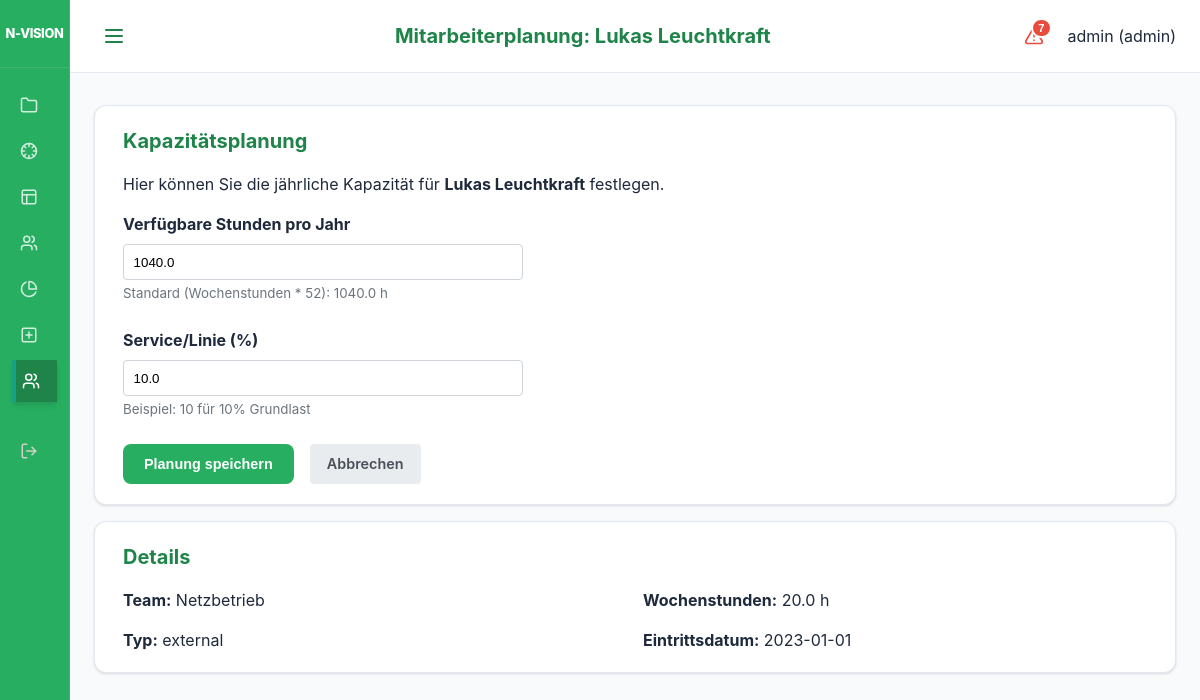
The page /ui/employees/1/plan (signed in) on the database its author committed.
### models.py (models this page shows)
class User(Base):
    __tablename__ = "users"
    id = Column(Integer, primary_key=True, index=True)
    username = Column(String, unique=True, index=True)
    hashed_password = Column(String)
    role = Column(Enum(UserRole), default=UserRole.EMPLOYEE)
    employee_id = Column(Integer, ForeignKey("employees.id"), nullable=True)
    is_active = Column(Boolean, default=True)
    employee = relationship("Employee", back_populates="user")

class Employee(Base):
    __tablename__ = "employees"
    id = Column(Integer, primary_key=True, index=True)
    name = Column(String, index=True)
    type = Column(Enum(ResourceType), default=ResourceType.INTERNAL)
    role_id = Column(Integer, ForeignKey("roles.id"))
    team_id = Column(Integer, ForeignKey("teams.id"))
    weekly_hours = Column(Float, default=40.0)
    annual_hours_target = Column(Float, nullable=True) # Neuer Wert für Jahresplanung
    employment_start = Column(Date)
    employment_end = Column(Date, nullable=True)
    role = relationship("Role", back_populates="employees")
    team = relationship("Team", back_populates="employees")
    staffings = relationship("Staffing", back_populates="employee")
    service_allocations = relationship("ServiceAllocation", back_populates="employee")
    absences = relationship("Absence", back_populates="employee")
    user = relationship("User", back_populates="employee", uselist=False)
    bookings = relationship("Booking", back_populates="employee")

class ServiceAllocation(Base):
    __tablename__ = "service_allocations"
    id = Column(Integer, primary_key=True, index=True)
    employee_id = Column(Integer, ForeignKey("employees.id"))
    capacity_percent = Column(Float) # e.g. 20.0 for 20%
    description = Column(String, nullable=True)
    employee = relationship("Employee", back_populates="service_allocations")

class Team(Base):
    __tablename__ = "teams"
    id = Column(Integer, primary_key=True, index=True)
    name = Column(String, unique=True, index=True)
    employees = relationship("Employee", back_populates="team")

### main.py (the view)
@app.get("/ui/employees/{employee_id}/plan", response_class=HTMLResponse)
def ui_employee_plan(request: Request, employee_id: int, db: Session = Depends(get_db), user: models.User = Depends(admin_required)):
    employee = db.query(models.Employee).filter(models.Employee.id == employee_id).first()
    if not employee:
        raise HTTPException(status_code=404, detail="Employee not found")
    return templates.TemplateResponse(
        request=request, name="employee_plan.html", context={
            "employee": employee,
            "active_page": "employees"
        }
    )

### templates/employee_plan.html
{% extends "base.html" %}
{% set title = "Mitarbeiterplanung: " ~ employee.name %}
{% block content %}
<div class="card">
    <h2>Kapazitätsplanung</h2>
    <p>Hier können Sie die jährliche Kapazität für <strong>{{ employee.name }}</strong> festlegen.</p>
    <form action="/ui/employees/{{ employee.id }}/plan" method="post" style="max-width: 400px;">
        <div style="margin-bottom: 1.5rem;">
            <label for="annual_hours_target" style="display: block; margin-bottom: 0.5rem; font-weight: bold;">Verfügbare Stunden pro Jahr</label>
            <input type="number"
                   id="annual_hours_target"
                   name="annual_hours_target"
                   value="{{ employee.annual_hours_target if employee.annual_hours_target else (employee.weekly_hours * 52) }}"
                   step="1"
                   required
                   style="width: 100%; padding: 0.6rem; border: 1px solid #ced4da; border-radius: 4px;">
            <small style="color: #6c757d;">Standard (Wochenstunden * 52): {{ employee.weekly_hours * 52 }} h</small>
        </div>
        <div style="margin-bottom: 1.5rem;">
            <label for="service_capacity_percent" style="display: block; margin-bottom: 0.5rem; font-weight: bold;">Service/Linie (%)</label>
            <input type="number"
                   id="service_capacity_percent"
                   name="service_capacity_percent"
                   value="{{ employee.service_allocations[0].capacity_percent if employee.service_allocations else 0.0 }}"
                   step="1"
                   min="0"
                   max="100"
                   required
                   style="width: 100%; padding: 0.6rem; border: 1px solid #ced4da; border-radius: 4px;">
            <small style="color: #6c757d;">Beispiel: 10 für 10% Grundlast</small>
        </div>
        <div style="display: flex; gap: 1rem;">
            <button type="submit" class="btn btn-primary">Planung speichern</button>
            <a href="/ui/employees" class="btn" style="background: #e9ecef; color: #495057; text-decoration: none; padding: 0.5rem 1rem; border-radius: 4px; display: inline-block;">Abbrechen</a>
        </div>
    </form>
</div>
<div class="card">
    <h2>Details</h2>
    <div style="display: grid; grid-template-columns: 1fr 1fr; gap: 1rem;">
        <div>
            <strong>Team:</strong> {{ employee.team.name if employee.team else "Kein Team" }}
        </div>
        <div>
            <strong>Wochenstunden:</strong> {{ employee.weekly_hours }} h
        </div>
        <div>
            <strong>Typ:</strong> {{ employee.type.value }}
        </div>
        <div>
            <strong>Eintrittsdatum:</strong> {{ employee.employment_start }}
        </div>
    </div>
</div>
{% endblock %}

### templates/base.html (shortened to what this page needs)
<!DOCTYPE html>
<html lang="de">
<head>
    <link rel="stylesheet" href="{{ static_url('/static/styles.css') }}">
</head>
<body>
<div class="app-layout">
    <aside class="sidebar">
        <div class="sidebar-header">
            <div class="brand-title">N-VISION</div>
        </div>
        <nav class="sidebar-nav">
            <div class="nav-group">
                <a href="/ui/projects" class="{% if active_page == 'projects' %}active{% endif %}" title="Projekte">
                    <svg xmlns="http://www.w3.org/2000/svg" width="18" height="18" viewBox="0 0 24 24" fill="none" stroke="currentColor" stroke-width="2" stroke-linecap="round" stroke-linejoin="round" class="nav-icon"><path d="M22 19a2 2 0 0 1-2 2H4a2 2 0 0 1-2-2V5a2 2 0 0 1 2-2h5l2 3h9a2 2 0 0 1 2 2z"/></svg>
                </a>
                <a href="/ui/projektlenkung" class="{% if active_page == 'projektlenkung' %}active{% endif %}" title="Projektlenkung">
                </a>
                <a href="/ui/heatmap" class="{% if active_page == 'heatmap' %}active{% endif %}" title="Heatmap">
                    <svg xmlns="http://www.w3.org/2000/svg" width="18" height="18" viewBox="0 0 24 24" fill="none" stroke="currentColor" stroke-width="2" stroke-linecap="round" stroke-linejoin="round" class="nav-icon"><rect width="18" height="18" x="3" y="3" rx="2"/><path d="M3 9h18"/><path d="M9 21V9"/></svg>
                </a>
                <a href="/ui/pab" class="{% if active_page == 'pab' %}active{% endif %}" title="Public Advisory Board">
                </a>
                <a href="/ui/reports" class="{% if active_page == 'reports' %}active{% endif %}" title="Reports">
                    <svg xmlns="http://www.w3.org/2000/svg" width="18" height="18" viewBox="0 0 24 24" fill="none" stroke="currentColor" stroke-width="2" stroke-linecap="round" stroke-linejoin="round" class="nav-icon"><path d="M21.21 15.89A10 10 0 1 1 8 2.83"></path><path d="M22 12A10 10 0 0 0 12 2v10z"></path></svg>
                </a>
                {% if request.state.user and request.state.user.role.value == 'admin' %}
                <a href="/ui/projects/add" class="{% if active_page == 'project_add' %}active{% endif %}" title="Projekt anlegen">
                    <svg xmlns="http://www.w3.org/2000/svg" width="18" height="18" viewBox="0 0 24 24" fill="none" stroke="currentColor" stroke-width="2" stroke-linecap="round" stroke-linejoin="round" class="nav-icon"><rect width="18" height="18" x="3" y="3" rx="2"/><path d="M12 8v8"/><path d="M8 12h8"/></svg>
                </a>
                <a href="/ui/employees" class="{% if active_page == 'employees' %}active{% endif %}" title="Mitarbeiter">
                </a>
                {% endif %}
            </div>
            <div class="nav-group" style="margin-top: auto;">
                <a href="/logout" class="nav-logout" title="Abmelden">
                </a>
            </div>
        </nav>
    </aside>
    <div class="main-wrapper">
        <header class="top-bar">
            <button class="menu-toggle" id="menuToggle" aria-label="Menü öffnen">
                <svg xmlns="http://www.w3.org/2000/svg" width="24" height="24" viewBox="0 0 24 24" fill="none" stroke="currentColor" stroke-width="2" stroke-linecap="round" stroke-linejoin="round"><line x1="4" x2="20" y1="12" y2="12"/><line x1="4" x2="20" y1="6" y2="6"/><line x1="4" x2="20" y1="18" y2="18"/></svg>
            </button>
            <h1 class="page-title">{{ title if title else "N-VISION" }}</h1>
            <div class="user-info" style="display: flex; align-items: center; gap: 1rem;">
                {% if request.state.user %}
                {% set criticals = get_critical_projects(request) %}
                <button class="critical-trigger" id="criticalTrigger" title="Kritische Projekte">
                    {% if criticals|length > 0 %}
                    <span class="critical-badge">{{ criticals|length }}</span>
                    {% endif %}
                </button>
                {% endif %}
                <span>{{ request.state.user.username if request.state.user else "Gast" }} ({{ request.state.user.role.value if request.state.user else "" }})</span>
            </div>
        </header>
        <main class="content-area">
            {% block content %}{% endblock %}
        </main>
    </div>
</div>
</body>
</html>

### rows shown on the page
User: state.user "admin", state.user.role "admin"
Employee: name "Lukas Leuchtkraft", annual_hours_target "1040.0", employee.weekly_hours*52 "1040.0", weekly_hours "20.0", type.value "external", employment_start "2023-01-01"
ServiceAllocation: service_capacity_percent "10.0"
Team: team "Netzbetrieb"

### other values the page prints
{{ title if title else "N-VISION" }} "Mitarbeiterplanung: Lukas Leuchtkraft"
{{ criticals|length }} "7"
